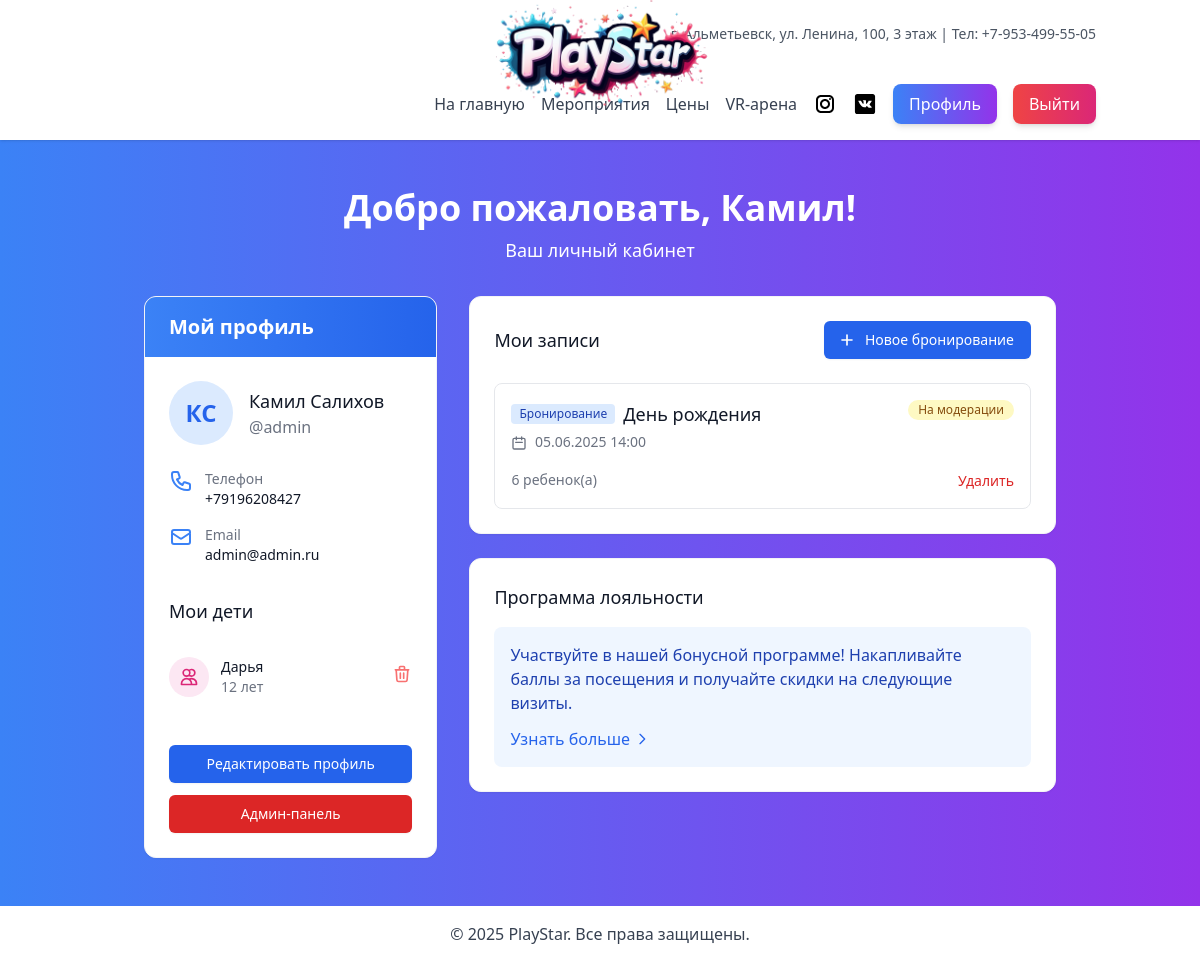
The page /accounts/profile/ (signed in) on the database as committed earlier.
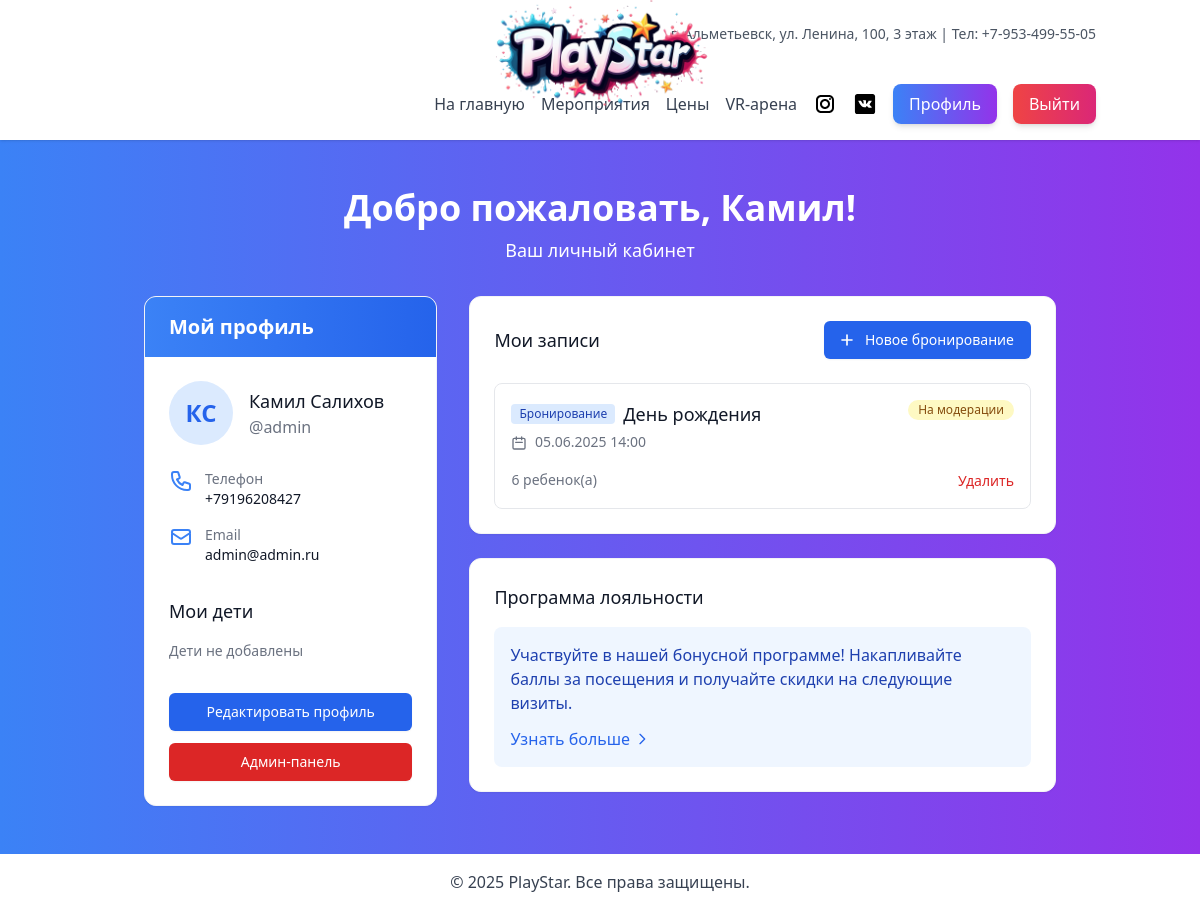
The same page on the database as committed later.
### main/models.py (models this page shows, shortened)
class Child(models.Model):
    GENDER_CHOICES = [
        ('M', 'Мальчик'),
        ('F', 'Девочка'),
    ]
    profile = models.ForeignKey(Profile, on_delete=models.CASCADE, related_name='children')
    name = models.CharField(max_length=100, verbose_name="Имя ребенка")
    age = models.PositiveIntegerField(verbose_name="Возраст ребенка")
    birthdate = models.DateField(verbose_name="Дата рождения", blank=True, null=True)
    gender = models.CharField(
        max_length=1,
        choices=GENDER_CHOICES,
        verbose_name="Пол",
        blank=True,
        null=True
    )
    class Meta:
        verbose_name = "Ребенок"
        verbose_name_plural = "Дети"

### bookings/models.py (models this page shows, shortened)
class Booking(models.Model):
    STATUS_CHOICES = [
        ('pending', 'На модерации'),
        ('approved', 'Подтверждено'),
        ('rejected', 'Отклонено'),
        ('completed', 'Завершено')
    ]
    BOOKING_TYPES = (
        ('birthday', 'День рождения'),
        ('vr', 'VR-арена'),
        ('animation', 'Выездная анимация'),
        ('other', 'Другое'),
    )
    user = models.ForeignKey(settings.AUTH_USER_MODEL, on_delete=models.CASCADE)
    event_name = models.CharField('Название мероприятия', max_length=255)
    booking_type = models.CharField(
        'Тип бронирования',
        max_length=20,
        choices=BOOKING_TYPES,
        default='birthday'
    )
    location = models.CharField(
        'Местоположение',
        max_length=255,
        blank=True,
        null=True
    )
    custom_type = models.CharField(
        'Свой вариант',
        max_length=255,
        blank=True,
        null=True
    )
    event_date = models.DateTimeField('Дата мероприятия')
    children_count = models.PositiveIntegerField(
        'Количество детей',
        validators=[MinValueValidator(1)]
    )
    comment = models.TextField('Комментарий', blank=True, null=True)
    status = models.CharField(
        'Статус',
        max_length=20,
        choices=STATUS_CHOICES,
        default='pending'
    )
    created_at = models.DateTimeField(auto_now_add=True)
    updated_at = models.DateTimeField(auto_now=True)
    prepayment = models.DecimalField(
        'Предоплата',
        max_digits=10,
        decimal_places=2,
        default=Decimal('0.00')
    )
    cashier_payment = models.DecimalField(
        'Оплата кассиром',
        max_digits=10,
        decimal_places=2,
        default=Decimal('0.00')
    )
    paid_amount = models.DecimalField(
        'Оплаченная сумма',
        max_digits=10,
        decimal_places=2,
        default=Decimal('0.00')
    )
    class Meta:
        verbose_name = 'Бронирование'
        verbose_name_plural = 'Бронирования'
        ordering = ['-created_at']

### accounts/views.py (the view)
# urls.py: path('profile/', profile, name='profile'),
@login_required
def profile(request):
    user = request.user
    Profile.objects.get_or_create(user=user)
    birthday_packages = BirthdayPackage.objects.all()
    today = timezone.now().strftime('%Y-%m-%dT%H:%M')
    context = {
        'user': user,
        'bookings': Booking.objects.filter(user=user).order_by('-created_at')[:5],
        'user_events': Event.objects.filter(booking__user=user)
                           .select_related('booking')
                           .order_by('-date')[:5],
        'birthday_packages': birthday_packages,
        'today': today,
    }
    return render(request, 'accounts/profile.html', context)

### main/templatetags/group_check.py (called while the page is built)
@register.filter(name='has_group')
def has_group(user, group_name):
    if hasattr(user, 'groups'):
        return user.groups.filter(name=group_name).exists()
    return False

### accounts/templates/accounts/profile.html (shortened to what the changed rows need)
{% extends 'base.html' %}
{% load group_check static %}
{% block content %}
<div class="max-w-7xl mx-auto px-4 sm:px-6 lg:px-8">
    <div class="mb-8 text-center">
        <h1 class="text-4xl font-bold text-white mb-2">Добро пожаловать, {{ user.first_name }}!</h1>
    </div>
    <div class="flex flex-col lg:flex-row gap-8">
        <div class="w-full lg:w-1/3 bg-white rounded-xl shadow-sm border border-gray-100 overflow-hidden">
            <div class="bg-gradient-to-r from-blue-500 to-blue-600 px-6 py-4">
                <h2 class="text-xl font-semibold text-white">Мой профиль</h2>
            </div>
            <div class="p-6">
                <div class="mt-8">
                    <h4 class="text-lg font-medium text-gray-900 mb-4">Мои дети</h4>
                    {% if user.profile.children.all %}
                        <ul class="divide-y divide-gray-200">
                            {% for child in user.profile.children.all %}
                                <li class="py-4 flex justify-between items-center">
                                    <div class="flex items-center">
                                        <div class="flex-shrink-0 h-10 w-10 rounded-full bg-pink-100 flex items-center justify-center text-pink-600">
                                            <svg xmlns="http://www.w3.org/2000/svg" class="h-5 w-5" fill="none"
                                                 viewBox="0 0 24 24" stroke="currentColor">
                                                <path stroke-linecap="round" stroke-linejoin="round" stroke-width="2"
                                                      d="M12 4.354a4 4 0 110 5.292M15 21H3v-1a6 6 0 0112 0v1zm0 0h6v-1a6 6 0 00-9-5.197M13 7a4 4 0 11-8 0 4 4 0 018 0z"/>
                                            </svg>
                                        </div>
                                        <div class="ml-3">
                                            <p class="text-sm font-medium text-gray-900">{{ child.name }}</p>
                                            <p class="text-sm text-gray-500">{{ child.age }} лет</p>
                                        </div>
                                    </div>
                                    <form action="{% url 'accounts:delete_child' child.id %}" method="post">
                                        <button type="submit" class="text-red-400 hover:text-red-600">
                                            <svg xmlns="http://www.w3.org/2000/svg" class="h-5 w-5" fill="none"
                                                 viewBox="0 0 24 24" stroke="currentColor">
                                                <path stroke-linecap="round" stroke-linejoin="round" stroke-width="2"
                                                      d="M19 7l-.867 12.142A2 2 0 0116.138 21H7.862a2 2 0 01-1.995-1.858L5 7m5 4v6m4-6v6m1-10V4a1 1 0 00-1-1h-4a1 1 0 00-1 1v3M4 7h16"/>
                                            </svg>
                                        </button>
                                    </form>
                                </li>
                            {% endfor %}
                        </ul>
                    {% else %}
                        <p class="text-sm text-gray-500">Дети не добавлены</p>
                    {% endif %}
                </div>
            </div>
        </div>
        <div class="w-full lg:w-2/3 space-y-6">
            <div class="bg-white rounded-xl shadow-sm border border-gray-100 overflow-hidden">
                <div class="p-6">
                    {% if bookings or user_events %}
                        <div class="space-y-4">
                            {% for booking in bookings %}
                                <div class="border border-gray-200 rounded-lg p-4 hover:shadow-md transition-shadow">
                                    <div class="flex justify-between items-start">
                                        <div>
                                            <div class="flex items-center mb-1">
                                                <span class="bg-blue-100 text-blue-800 text-xs font-medium px-2 py-0.5 rounded mr-2">
                                                    Бронирование
                                                </span>
                                                <h4 class="text-lg font-medium text-gray-900">
                                                    {% if booking.booking_type == 'other' %}
                                                        {{ booking.custom_type }}
                                                    {% else %}
                                                        {{ booking.get_booking_type_display }}
                                                    {% endif %}
                                                </h4>
                                            </div>
                                            <div class="text-sm text-gray-500 mb-2">
                                                <svg xmlns="http://www.w3.org/2000/svg" class="inline h-4 w-4 mr-1"
                                                     fill="none" viewBox="0 0 24 24" stroke="currentColor">
                                                    <path stroke-linecap="round" stroke-linejoin="round" stroke-width="2"
                                                          d="M8 7V3m8 4V3m-9 8h10M5 21h14a2 2 0 002-2V7a2 2 0 00-2-2H5a2 2 0 00-2 2v12a2 2 0 002 2z"/>
                                                </svg>
                                                {{ booking.event_date|date:"d.m.Y H:i" }}
                                            </div>
                                        </div>
                                        <div class="flex items-center">
                                            <span class="inline-flex items-center px-2.5 py-0.5 rounded-full text-xs font-medium
                                                {% if booking.status == 'approved' %}bg-green-100 text-green-800
                                                {% elif booking.status == 'pending' %}bg-yellow-100 text-yellow-800
                                                {% elif booking.status == 'rejected' %}bg-red-100 text-red-800
                                                {% else %}bg-gray-100 text-gray-800{% endif %}">
                                                {{ booking.get_status_display }}
                                            </span>
                                        </div>
                                    </div>
                                    <div class="flex justify-between items-center mt-2">
                                        <div class="text-sm text-gray-500">
                                            <span class="font-medium">{{ booking.children_count }}</span> ребенок(а)
                                        </div>
                                        <div class="flex space-x-2">
                                            {% if booking.status == 'pending' %}
                                                <form action="{% url 'bookings:delete_booking' booking.id %}" method="post"
                                                      class="delete-booking-form">
                                                    <button type="submit" class="text-red-600 hover:text-red-900 text-sm">
                                                        Удалить
                                                    </button>
                                                </form>
                                            {% else %}
                                                <span class="text-gray-500 text-sm">Для изменений обратитесь к администратору</span>
                                            {% endif %}
                                        </div>
                                    </div>
                                </div>
                            {% endfor %}
                        </div>
                    {% endif %}
                </div>
            </div>
        </div>
    </div>
</div>
{% endblock %}

Rows that differ between the two databases and show on the page:
removed Child: name "Дарья", age "12"
Other text that changed with them:
text now shown: "Дети не добавлены"
